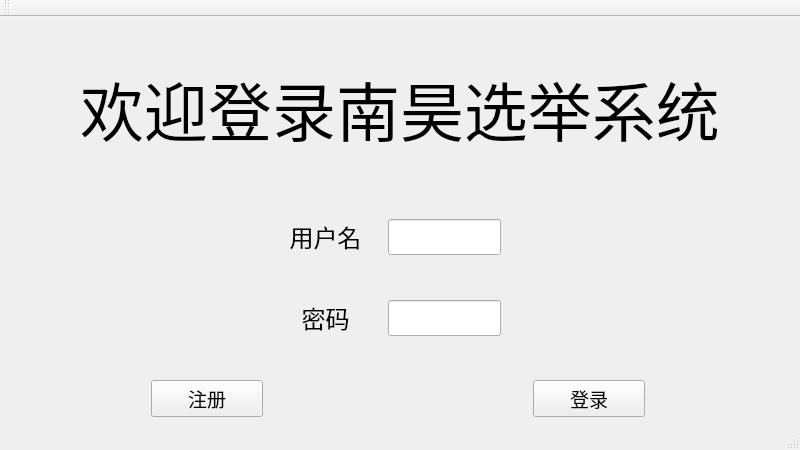
<?xml version="1.0" encoding="UTF-8"?>
<ui version="4.0">
 <class>NanHaoClass</class>
 <widget class="QMainWindow" name="NanHaoClass">
  <property name="geometry">
   <rect>
    <x>0</x>
    <y>0</y>
    <width>800</width>
    <height>450</height>
   </rect>
  </property>
  <property name="sizePolicy">
   <sizepolicy hsizetype="Expanding" vsizetype="Expanding">
    <horstretch>0</horstretch>
    <verstretch>0</verstretch>
   </sizepolicy>
  </property>
  <property name="windowTitle">
   <string>NanHao</string>
  </property>
  <property name="styleSheet">
   <string notr="true"/>
  </property>
  <widget class="QWidget" name="centralWidget">
   <layout class="QGridLayout" name="gridLayout">
    <item row="0" column="4">
     <spacer name="verticalSpacer_8">
      <property name="orientation">
       <enum>Qt::Vertical</enum>
      </property>
      <property name="sizeHint" stdset="0">
       <size>
        <width>20</width>
        <height>15</height>
       </size>
      </property>
     </spacer>
    </item>
    <item row="1" column="0" colspan="7">
     <spacer name="horizontalSpacer_9">
      <property name="orientation">
       <enum>Qt::Horizontal</enum>
      </property>
      <property name="sizeHint" stdset="0">
       <size>
        <width>781</width>
        <height>20</height>
       </size>
      </property>
     </spacer>
    </item>
    <item row="2" column="0" colspan="7">
     <widget class="QLabel" name="label">
      <property name="sizePolicy">
       <sizepolicy hsizetype="Expanding" vsizetype="Expanding">
        <horstretch>0</horstretch>
        <verstretch>0</verstretch>
       </sizepolicy>
      </property>
      <property name="font">
       <font>
        <family>华文行楷</family>
        <pointsize>48</pointsize>
       </font>
      </property>
      <property name="styleSheet">
       <string notr="true">color: rgb(0, 0, 0);</string>
      </property>
      <property name="text">
       <string>欢迎登录南昊选举系统</string>
      </property>
      <property name="alignment">
       <set>Qt::AlignCenter</set>
      </property>
     </widget>
    </item>
    <item row="3" column="0" colspan="7">
     <spacer name="horizontalSpacer_8">
      <property name="orientation">
       <enum>Qt::Horizontal</enum>
      </property>
      <property name="sizeHint" stdset="0">
       <size>
        <width>1001</width>
        <height>20</height>
       </size>
      </property>
     </spacer>
    </item>
    <item row="4" column="0">
     <spacer name="verticalSpacer">
      <property name="orientation">
       <enum>Qt::Vertical</enum>
      </property>
      <property name="sizeHint" stdset="0">
       <size>
        <width>20</width>
        <height>40</height>
       </size>
      </property>
     </spacer>
    </item>
    <item row="4" column="6">
     <spacer name="verticalSpacer_3">
      <property name="orientation">
       <enum>Qt::Vertical</enum>
      </property>
      <property name="sizeHint" stdset="0">
       <size>
        <width>20</width>
        <height>40</height>
       </size>
      </property>
     </spacer>
    </item>
    <item row="5" column="0" colspan="2">
     <spacer name="horizontalSpacer_3">
      <property name="orientation">
       <enum>Qt::Horizontal</enum>
      </property>
      <property name="sizeHint" stdset="0">
       <size>
        <width>236</width>
        <height>20</height>
       </size>
      </property>
     </spacer>
    </item>
    <item row="5" column="2">
     <widget class="QLabel" name="label_2">
      <property name="sizePolicy">
       <sizepolicy hsizetype="Expanding" vsizetype="Expanding">
        <horstretch>0</horstretch>
        <verstretch>0</verstretch>
       </sizepolicy>
      </property>
      <property name="font">
       <font>
        <family>华文行楷</family>
        <pointsize>18</pointsize>
       </font>
      </property>
      <property name="text">
       <string>用户名</string>
      </property>
      <property name="alignment">
       <set>Qt::AlignBottom|Qt::AlignHCenter</set>
      </property>
     </widget>
    </item>
    <item row="5" column="3">
     <widget class="QLineEdit" name="userEdit">
      <property name="sizePolicy">
       <sizepolicy hsizetype="Expanding" vsizetype="Expanding">
        <horstretch>0</horstretch>
        <verstretch>0</verstretch>
       </sizepolicy>
      </property>
      <property name="placeholderText">
       <string/>
      </property>
      <property name="cursorMoveStyle">
       <enum>Qt::LogicalMoveStyle</enum>
      </property>
     </widget>
    </item>
    <item row="5" column="4" colspan="3">
     <spacer name="horizontalSpacer_2">
      <property name="orientation">
       <enum>Qt::Horizontal</enum>
      </property>
      <property name="sizeHint" stdset="0">
       <size>
        <width>270</width>
        <height>20</height>
       </size>
      </property>
     </spacer>
    </item>
    <item row="6" column="0">
     <spacer name="verticalSpacer_4">
      <property name="orientation">
       <enum>Qt::Vertical</enum>
      </property>
      <property name="sizeHint" stdset="0">
       <size>
        <width>20</width>
        <height>40</height>
       </size>
      </property>
     </spacer>
    </item>
    <item row="6" column="6">
     <spacer name="verticalSpacer_5">
      <property name="orientation">
       <enum>Qt::Vertical</enum>
      </property>
      <property name="sizeHint" stdset="0">
       <size>
        <width>20</width>
        <height>40</height>
       </size>
      </property>
     </spacer>
    </item>
    <item row="7" column="0" colspan="2">
     <spacer name="horizontalSpacer_4">
      <property name="orientation">
       <enum>Qt::Horizontal</enum>
      </property>
      <property name="sizeHint" stdset="0">
       <size>
        <width>233</width>
        <height>20</height>
       </size>
      </property>
     </spacer>
    </item>
    <item row="7" column="2">
     <widget class="QLabel" name="label_3">
      <property name="sizePolicy">
       <sizepolicy hsizetype="Expanding" vsizetype="Expanding">
        <horstretch>0</horstretch>
        <verstretch>0</verstretch>
       </sizepolicy>
      </property>
      <property name="font">
       <font>
        <family>华文行楷</family>
        <pointsize>18</pointsize>
       </font>
      </property>
      <property name="text">
       <string>密码</string>
      </property>
      <property name="alignment">
       <set>Qt::AlignBottom|Qt::AlignHCenter</set>
      </property>
     </widget>
    </item>
    <item row="7" column="3">
     <widget class="QLineEdit" name="passEdit">
      <property name="sizePolicy">
       <sizepolicy hsizetype="Expanding" vsizetype="Expanding">
        <horstretch>0</horstretch>
        <verstretch>0</verstretch>
       </sizepolicy>
      </property>
      <property name="echoMode">
       <enum>QLineEdit::Password</enum>
      </property>
      <property name="placeholderText">
       <string/>
      </property>
     </widget>
    </item>
    <item row="7" column="4" colspan="3">
     <spacer name="horizontalSpacer_5">
      <property name="orientation">
       <enum>Qt::Horizontal</enum>
      </property>
      <property name="sizeHint" stdset="0">
       <size>
        <width>270</width>
        <height>20</height>
       </size>
      </property>
     </spacer>
    </item>
    <item row="8" column="0">
     <spacer name="verticalSpacer_2">
      <property name="orientation">
       <enum>Qt::Vertical</enum>
      </property>
      <property name="sizeHint" stdset="0">
       <size>
        <width>20</width>
        <height>40</height>
       </size>
      </property>
     </spacer>
    </item>
    <item row="8" column="4">
     <spacer name="verticalSpacer_7">
      <property name="orientation">
       <enum>Qt::Vertical</enum>
      </property>
      <property name="sizeHint" stdset="0">
       <size>
        <width>20</width>
        <height>40</height>
       </size>
      </property>
     </spacer>
    </item>
    <item row="8" column="6">
     <spacer name="verticalSpacer_6">
      <property name="orientation">
       <enum>Qt::Vertical</enum>
      </property>
      <property name="sizeHint" stdset="0">
       <size>
        <width>20</width>
        <height>40</height>
       </size>
      </property>
     </spacer>
    </item>
    <item row="9" column="0">
     <spacer name="horizontalSpacer">
      <property name="orientation">
       <enum>Qt::Horizontal</enum>
      </property>
      <property name="sizeHint" stdset="0">
       <size>
        <width>162</width>
        <height>20</height>
       </size>
      </property>
     </spacer>
    </item>
    <item row="9" column="1">
     <widget class="QPushButton" name="registerBt">
      <property name="sizePolicy">
       <sizepolicy hsizetype="Expanding" vsizetype="Expanding">
        <horstretch>0</horstretch>
        <verstretch>0</verstretch>
       </sizepolicy>
      </property>
      <property name="font">
       <font>
        <family>华文行楷</family>
        <pointsize>14</pointsize>
       </font>
      </property>
      <property name="text">
       <string>注册</string>
      </property>
     </widget>
    </item>
    <item row="9" column="2" colspan="3">
     <spacer name="horizontalSpacer_7">
      <property name="orientation">
       <enum>Qt::Horizontal</enum>
      </property>
      <property name="sizeHint" stdset="0">
       <size>
        <width>277</width>
        <height>24</height>
       </size>
      </property>
     </spacer>
    </item>
    <item row="9" column="5">
     <widget class="QPushButton" name="loginBt">
      <property name="sizePolicy">
       <sizepolicy hsizetype="Expanding" vsizetype="Expanding">
        <horstretch>0</horstretch>
        <verstretch>0</verstretch>
       </sizepolicy>
      </property>
      <property name="font">
       <font>
        <family>华文行楷</family>
        <pointsize>14</pointsize>
       </font>
      </property>
      <property name="text">
       <string>登录</string>
      </property>
     </widget>
    </item>
    <item row="9" column="6">
     <spacer name="horizontalSpacer_6">
      <property name="orientation">
       <enum>Qt::Horizontal</enum>
      </property>
      <property name="sizeHint" stdset="0">
       <size>
        <width>166</width>
        <height>20</height>
       </size>
      </property>
     </spacer>
    </item>
   </layout>
  </widget>
  <widget class="QMenuBar" name="menuBar">
   <property name="geometry">
    <rect>
     <x>0</x>
     <y>0</y>
     <width>800</width>
     <height>23</height>
    </rect>
   </property>
  </widget>
  <widget class="QToolBar" name="mainToolBar">
   <attribute name="toolBarArea">
    <enum>TopToolBarArea</enum>
   </attribute>
   <attribute name="toolBarBreak">
    <bool>false</bool>
   </attribute>
  </widget>
  <widget class="QStatusBar" name="statusBar"/>
 </widget>
 <layoutdefault spacing="6" margin="11"/>
 <resources>
  <include location="NanHao.qrc"/>
 </resources>
 <connections>
  <connection>
   <sender>loginBt</sender>
   <signal>clicked()</signal>
   <receiver>NanHaoClass</receiver>
   <slot>on_loginBt_clicked()</slot>
   <hints>
    <hint type="sourcelabel">
     <x>486</x>
     <y>358</y>
    </hint>
    <hint type="destinationlabel">
     <x>612</x>
     <y>322</y>
    </hint>
   </hints>
  </connection>
 </connections>
 <slots>
  <slot>on_loginBt_clicked()</slot>
  <slot>on_registerBt_clicked()</slot>
 </slots>
</ui>
